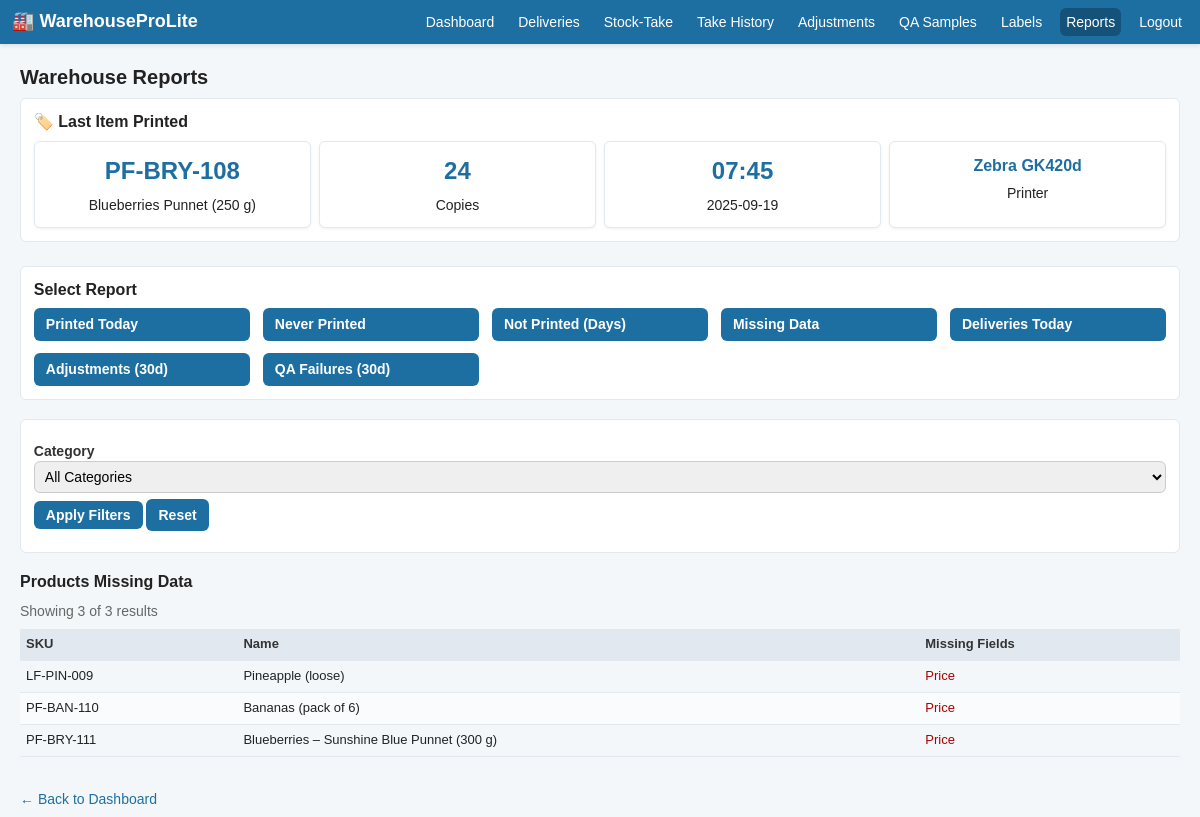
Before: /WarehouseProLite/reports.php?report=missing_data (signed in) with the older database file.
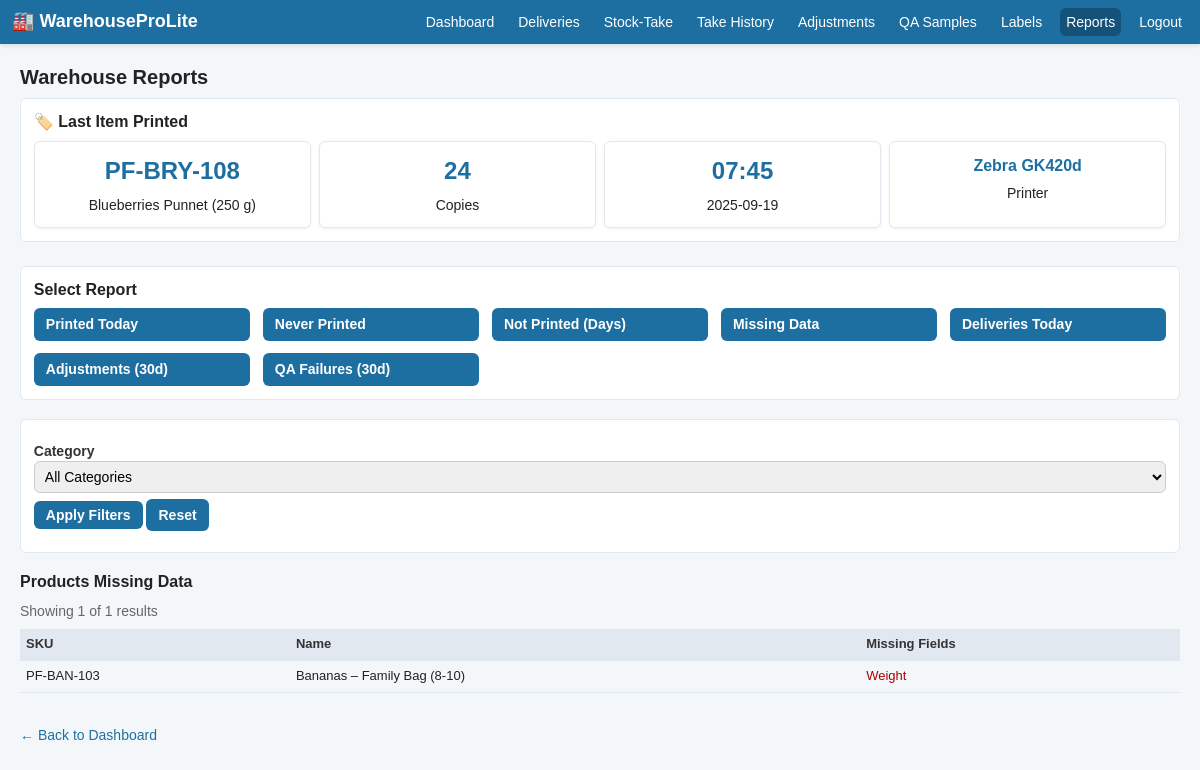
After: the same page with the newer database file.
### tables this page shows
CREATE TABLE `products` (
  `id` int(11) NOT NULL,
  `sku` varchar(30) NOT NULL,
  `name` varchar(100) NOT NULL,
  `category_id` int(11) DEFAULT NULL,
  `price` decimal(10,2) NOT NULL,
  `stock` int(11) NOT NULL DEFAULT 0,
  `country_iso` char(2) NOT NULL,
  `class` enum('X','I','II') NOT NULL,
  `pack_uom` enum('each','g','varies') NOT NULL DEFAULT 'each',
  `default_pack_weight_g` int(11) DEFAULT NULL,
  `best_before_days` int(11) NOT NULL
);

### includes/database.php (called while the page is built, shortened)
<?php
class Database
{
    private static $pdo;
    private static $config;
    private static function config()
    {
        if (self::$config === null) {
            $base = require dirname(__DIR__) . '/config/database.php';
            self::$config = $base;
        }
        return self::$config;
    }
    public static function connection()
    {
        if (!self::$pdo) {
            $config = self::config();
            $dsn = sprintf(
                'mysql:host=%s;port=%s;dbname=%s;charset=%s',
                $config['host'],
                $config['port'],
                $config['database'],
                $config['charset']
            );
            $options = array(
                PDO::ATTR_ERRMODE => PDO::ERRMODE_EXCEPTION,
                PDO::ATTR_DEFAULT_FETCH_MODE => PDO::FETCH_ASSOC,
                PDO::ATTR_EMULATE_PREPARES => false
            );
            self::$pdo = new PDO($dsn, $config['username'], $config['password'], $options);
        }
        return self::$pdo;
    }
    public static function query($sql, $params = array())
    {
        $stmt = self::connection()->prepare($sql);
        $stmt->execute($params);
        return $stmt;
    }
    public static function fetchOne($sql, $params = array())
    {
        $stmt = self::query($sql, $params);
        $row = $stmt->fetch();
        return $row === false ? null : $row;
    }
}

### WarehouseProLite/reports.php (the view, shortened to what the changed rows need)
<?php
require_once dirname(__DIR__) . '/includes/database.php';
include 'includes/header.php';
$perPage = 15;
$activeReport = isset($_GET['report']) ? $_GET['report'] : 'last_printed';
$filters = array(
    'category_id' => isset($_GET['category_id']) ? (int)$_GET['category_id'] : 0,
    'days' => isset($_GET['days']) ? (int)$_GET['days'] : 30
);
$page = isset($_GET['page']) ? (int)$_GET['page'] : 1;
function categoryWhere($alias, $categoryId, &$params)
{
    return '';
}
$rows = array();
$totalRows = 0;
$reportTitle = '';
$columns = array();
switch ($activeReport) {
    case 'missing_data':
        $reportTitle = 'Products Missing Data';
        $columns = array('SKU', 'Name', 'Missing Fields');
        $params = array();
        $catWhere = categoryWhere('p', $filters['category_id'], $params);
        $missingCondition = "(
            p.name IS NULL OR p.name = '' OR
            p.country_iso IS NULL OR p.country_iso = '' OR
            p.class IS NULL OR p.class = '' OR
            p.price IS NULL OR p.price = 0 OR
            p.best_before_days IS NULL OR p.best_before_days = 0 OR
            (p.sku LIKE 'PF%' AND (p.default_pack_weight_g IS NULL OR p.default_pack_weight_g = 0))
        )";
        $countSql = "SELECT COUNT(*) AS total FROM products p WHERE $missingCondition $catWhere";
        $countRow = Database::fetchOne($countSql, $params);
        $totalRows = $countRow ? (int)$countRow['total'] : 0;
        $offset = ($page - 1) * $perPage;
        $rows = Database::query(
            "SELECT p.sku, p.name, p.country_iso, p.class, p.price, p.best_before_days, p.default_pack_weight_g
             FROM products p
             WHERE $missingCondition $catWhere
             ORDER BY p.sku ASC
             LIMIT $perPage OFFSET $offset",
            $params
        )->fetchAll();
        break;
}
?>
<h2>Warehouse Reports</h2>
<?php if ($activeReport !== 'last_printed'): ?>
<section>
  <h3><?php echo htmlspecialchars($reportTitle); ?></h3>
  <p style="color:#666;">Showing <?php echo count($rows); ?> of <?php echo $totalRows; ?> results</p>
  <table>
    <thead>
      <tr>
        <?php foreach ($columns as $col): ?>
          <th><?php echo htmlspecialchars($col); ?></th>
        <?php endforeach; ?>
      </tr>
    </thead>
    <tbody>
    <?php if (!$rows): ?>
      <tr><td colspan="<?php echo count($columns); ?>">No records found.</td></tr>
    <?php else: ?>
      <?php foreach ($rows as $r): ?>
        <tr>
          <?php switch ($activeReport):
            case 'printed_today': ?>
              <?php break;
            case 'missing_data': ?>
              <td><?php echo htmlspecialchars($r['sku']); ?></td>
              <td><?php echo htmlspecialchars($r['name'] ?: '(empty)'); ?></td>
              <td style="color:#a00;"><?php echo htmlspecialchars($r['missing_fields']); ?></td>
              <?php break;
            case 'deliveries_today': ?>
              <?php break;
          endswitch; ?>
        </tr>
      <?php endforeach; ?>
    <?php endif; ?>
    </tbody>
  </table>
</section>
<?php endif; ?>
<?php include 'includes/footer.php'; ?>

Changed rows visible on the page:
no longer on this page (row edited): products: sku "LF-PIN-009", name "Pineapple (loose)", missing_fields "Price"
no longer on this page (row edited): products: sku "PF-BAN-110", name "Bananas (pack of 6)", missing_fields "Price"
no longer on this page (row edited): products: sku "PF-BRY-111", name "Blueberries – Sunshine Blue Punnet (300 g)", missing_fields "Price"
now on this page (row edited): products: sku "PF-BAN-103", name "Bananas – Family Bag (8-10)", missing_fields "Weight"
Other visible differences:
count($rows): "3" → "1"
$totalRows: "3" → "1"
